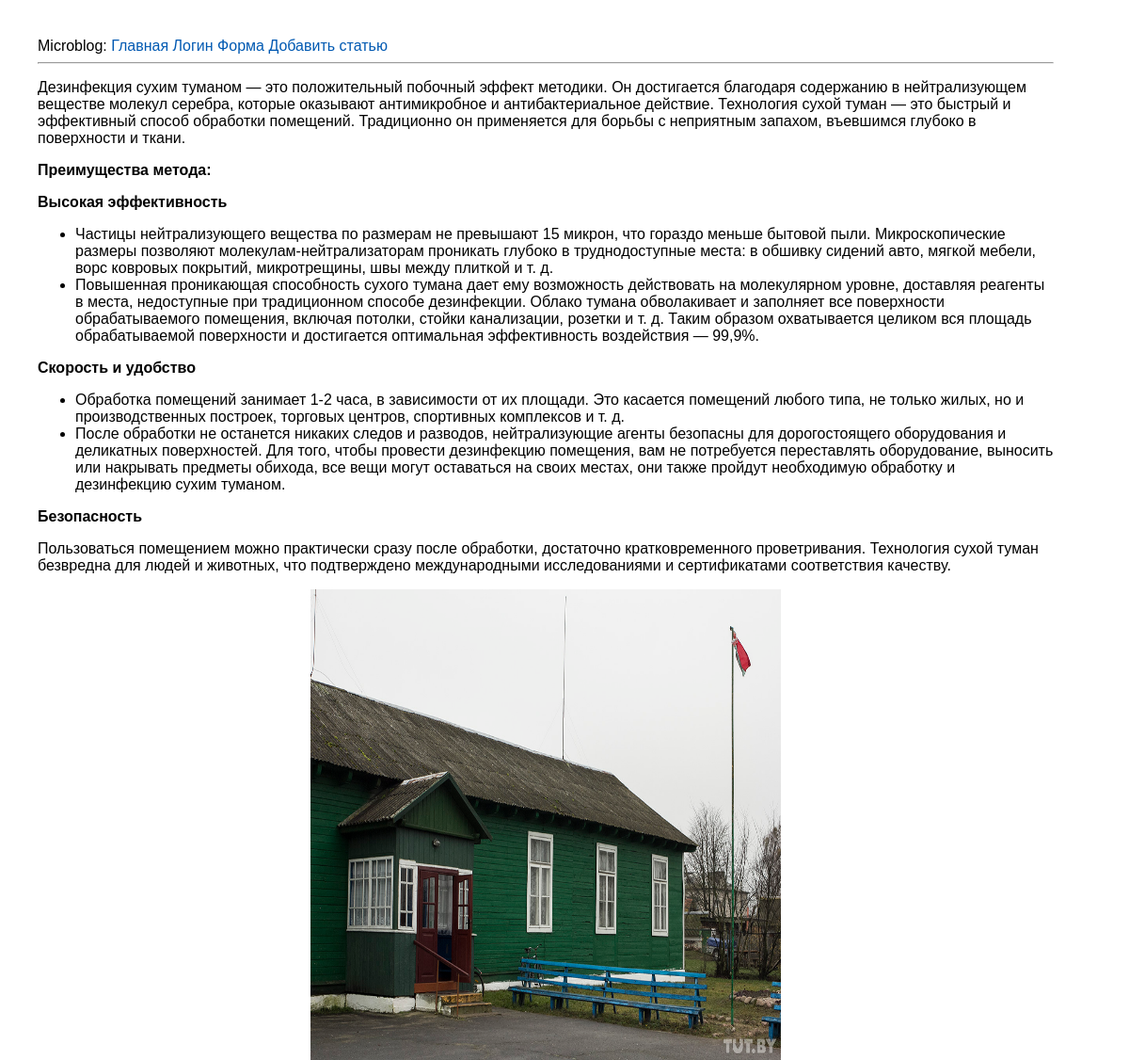
Page /tuman on the committed database.
### tables this page shows
CREATE TABLE mainmenu(
id INTEGER PRIMARY KEY AUTOINCREMENT,
title text NOT NULL,
url text NOT NULL
);

CREATE TABLE posts(
id INTEGER PRIMARY KEY AUTOINCREMENT,
title text NOT NULL,
text text NOT NULL,
url text NOT NULL,
time integer NOT NULL
);

### app.py (the view)
@app.route('/<alias>')
def showPost(alias):
	title, post = dbase().getPost(alias)
	if not title:
		abort(404)
	return render_template('post.html', menu=dbase().getMenu(), title=title, post=post)

### FDataBase.py (called while the page is built)
	def getMenu(self):
		sql = '''SELECT * FROM mainmenu'''
		try:
			self.__cur.execute(sql)
			res = self.__cur.fetchall()
			if res:
				return res
		except:
			print('ОШибка')
		return []

	def getPost(self, alias):
		try:
			self.__cur.execute(f" SELECT title, text FROM posts WHERE url LIKE '{alias}'")
			res = self.__cur.fetchone()
			if res:
				return res
		except sqlite3.Error as e:
			print('ОШибка добавление статьи в БД'+str(e))
		return (False, False)

### app.py (called while the page is built)
def connect_db():
	conn=sqlite3.connect(app.config['DATABASE'])
	conn.row_factory = sqlite3.Row
	return conn

def get_db():
	if not hasattr(g, 'link_db'):
		g.link_db = connect_db()
	return g.link_db

@app.teardown_appcontext
def close(error):
		if hasattr(g, 'link_db'):
			g.link_db.close()

def dbase():
	db = get_db()
	dbase = FDataBase(db)
	return dbase

### templates/post.html
{% extends "base.html" %}
{% block content %}
{{ post | safe}}
{% endblock %}

### templates/base.html (shortened to what this page needs)
<html>
  <head>
    <link type="text/css" rel="stylesheet" href="{{ url_for('static', filename='css/style.css') }}">
  </head>
  <body>
    <div>
    Microblog: {% for m in menu %}
    <a href="{{ m.url }}">{{ m.title }}</a>
    {% endfor %}
</div>
    <hr>
    {% block content %}{% endblock %}
  </body>
</html>

### static/css/style.css (style rules this page uses)
body { font-family: 'Arial'; margin: 20; padding: 20; height: 90%; width: 90%; }
a { color: #0059b2; text-decoration: none; }

### rows in the picture
mainmenu: title "Главная"
mainmenu: title "Логин"
mainmenu: title "Форма"
mainmenu: title "Добавить статью"
posts: text "Дезинфекция сухим туманом — это положительный побочный эффект методики. Он достигается благодаря содержанию в нейтрализующем веществе молекул серебра, которые оказывают антимикробное и антибактериальное действие. Технология сухой туман — это быстрый и эффективный способ обработки помещений. Традиционно он применяется для борьбы с неприятным запахом, въевшимся глубоко в поверхности и ткани. Преимущества метода: Высокая эффективность Частицы нейтрализующего вещества по размерам не превышают 15 микрон, что гораздо меньше бытовой пыли. Микроскопические размеры позволяют молекулам-нейтрализаторам проникать глубоко в труднодоступные места: в обшивку сидений авто, мягкой мебели, ворс ковровых…", text (picture)
